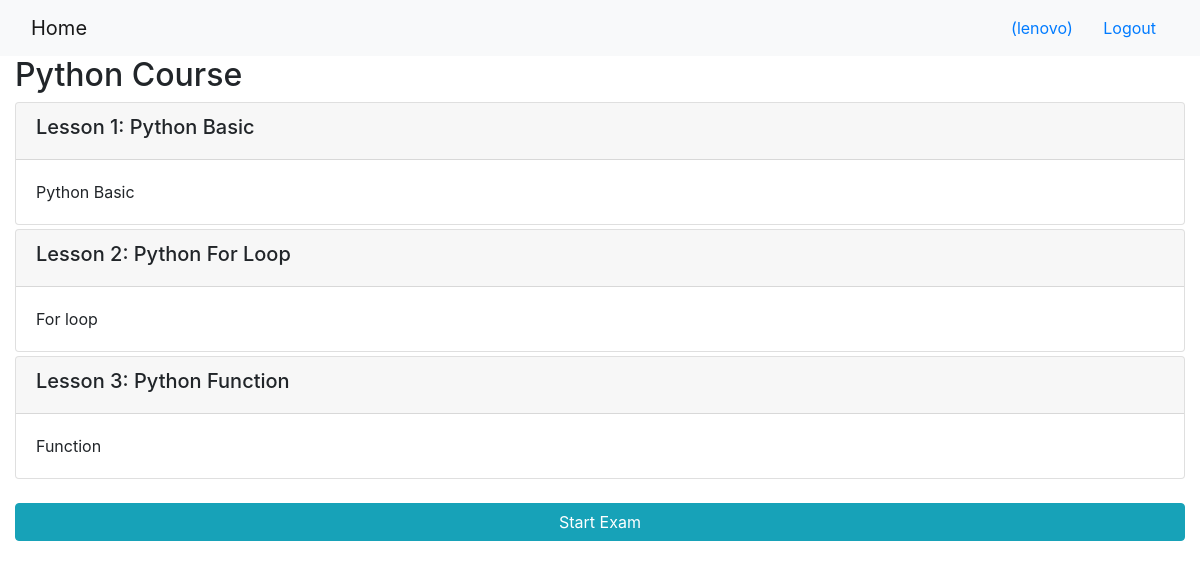
/onlinecourse/1/ (signed in), run on the app's committed database.
### onlinecourse/models.py (models this page shows, shortened)
class Course(models.Model):
    name = models.CharField(null=False, max_length=30, default='online course')
    image = models.ImageField(upload_to='course_images/')
    description = models.CharField(max_length=1000)
    pub_date = models.DateField(null=True)
    instructors = models.ManyToManyField(Instructor)
    users = models.ManyToManyField(settings.AUTH_USER_MODEL, through='Enrollment')
    total_enrollment = models.IntegerField(default=0)
    is_enrolled = False

class Lesson(models.Model):
    title = models.CharField(max_length=200, default="title")
    order = models.IntegerField(default=0)
    course = models.ForeignKey(Course, on_delete=models.CASCADE)
    content = models.TextField()

### onlinecourse/views.py (the view)
# urls.py: path('<int:pk>/', views.CourseDetailView.as_view(), name='course_details'),
class CourseDetailView(generic.DetailView):
    model = Course
    template_name = 'onlinecourse/course_detail_bootstrap.html'

### onlinecourse/templates/onlinecourse/course_detail_bootstrap.html (shortened to what this page needs)
<!DOCTYPE html>
<html lang="en">
<head>
     {% load static %}
    <link rel="stylesheet" href="https://maxcdn.bootstrapcdn.com/bootstrap/4.5.2/css/bootstrap.min.css">
</head>
<body>
    <nav class="navbar navbar-light bg-light">
        <div class="container-fluid">
            <div class="navbar-header">
                  <a class="navbar-brand" href="{% url 'onlinecourse:index' %}">Home</a>
            </div>
            <ul class="nav navbar-nav navbar-right">
                {% if user.is_authenticated %}
                <li>
                    <a class="btn btn-link" href="#">{{ user.first_name }}({{ user.username }})</a>
                    <a class="btn btn-link" href="{% url 'onlinecourse:logout' %}">Logout</a>
                </li>
                {% endif %}
            </ul>
        </div>
    </nav>
    <div class="container-fluid">
            <h2>{{ course.name }}</h2>
            <div class="card-columns-vertical">
                {% for lesson in course.lesson_set.all %}
                    <div class="card mt-1">
                        <div class="card-header"><h5>Lesson {{lesson.order|add:1}}: {{lesson.title}}</h5></div>
                        <div class="card-body">{{lesson.content}}</div>
                    </div>
                {% endfor %}
            </div>
            {% if user.is_authenticated %}
            <br>
            <button data-toggle="collapse" class="btn btn-info btn-block" data-target="#exam">Start Exam</button>
            <br>
            {% endif %}
    </div>
</body>
</html>

### data on the page
Course: name "Python Course"
Lesson: order|add "1", title "Python Basic", content "Python Basic"
Lesson: order|add "2", title "Python For Loop", content "For loop"
Lesson: order|add "3", title "Python Function", content "Function"

### other printed values
{{ user.username }} "lenovo"
